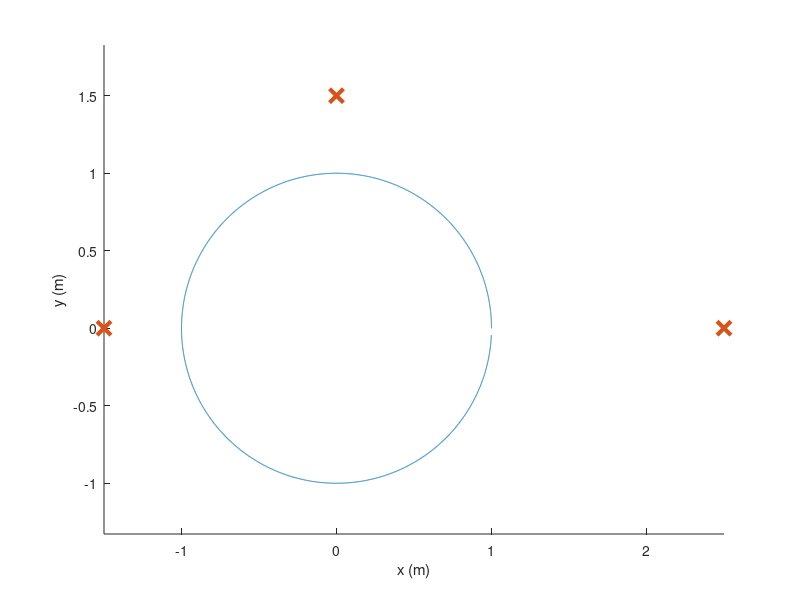
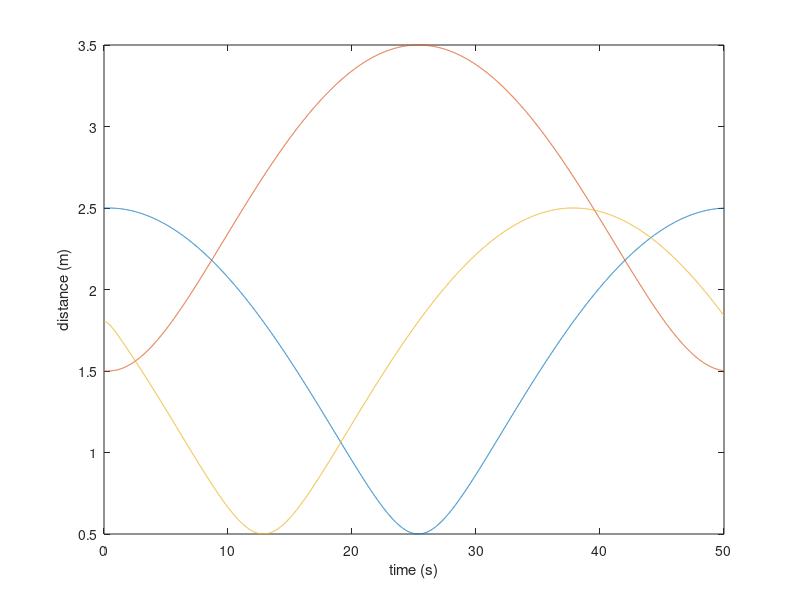

These charts were generated, in order, by the following MATLAB code: (Note: this script raises an error after producing the figures.)
clc;
clear all;
close all;

%% Scenario
dt = 1e-2;
duration = 50;
time = (0:dt:duration)';
N = length(time);

radius = 1;
omega = 2 * pi * tanh(2 * time) / duration;
velocity = radius * omega;
acceleration = gradient(velocity, dt);
angle = cumtrapz(dt, omega);
path = radius * [cos(angle) sin(angle)];
attitude = pi / 2 + angle;

anchors = [-1.5, 0.0;...
            2.5, 0.0;...
            0.0, 1.5];

figure; hold on; axis equal;
plot(path(:,1), path(:,2));
plot(anchors(:,1),anchors(:,2), 'x', 'MarkerSize',10,'LineWidth',3)
xlabel('x (m)')
ylabel('y (m)')

%% Distances
distance = pdist2(path, anchors);

figure;
plot(time,distance);
xlabel('time (s)');
ylabel('distance (m)')

%% Dead reckoning problem

x_sym = str2sym({'x'; 'y'; 'theta'; 'v'});
u_sym = str2sym({'a'; 'omega'});
vars_sym = [x_sym; u_sym];

f_sym = str2sym({ 
    'x + v * dt * cos(theta)';...
    'y + v * dt * sin(theta)';...
    'theta + omega * dt';...
    'v + a*dt';
    });

%% Linearization
A_sym = jacobian(f_sym, x_sym);
G_sym = jacobian(f_sym, u_sym);

% code generation
f_func = matlabFunction(subs(f_sym, 'dt', dt), 'Vars', {u_sym x_sym});
A_func = matlabFunction(subs(A_sym, 'dt', dt), 'Vars', {u_sym x_sym});
G_func = matlabFunction(subs(G_sym, 'dt', dt), 'Vars', {u_sym x_sym});

% Measurement
uwb_h = cell(height(anchors), 1);
for i= 1:size(anchors, 1)
    x_i = anchors(i, 1);
    y_i = anchors(i, 2);

    uwb_h{i} = ['norm([x - (' num2str(x_i) '), y - (' num2str(y_i) ')] )'];
end

h_sym = str2sym(['theta'; uwb_h]);
H_sym = jacobian(h_sym, x_sym);

h_func = matlabFunction(h_sym, 'Vars', {x_sym});
H_func = matlabFunction(H_sym, 'Vars', {x_sym});

%% Sensors

% odometry
Q =  diag([0.01, 0.005]);
u = [acceleration, omega] + mvnrnd(zeros(1, height(Q)), Q, N);

% measurement
R = blkdiag(0.1, 0.7 * eye(height(anchors)));
z = [attitude, distance] + mvnrnd(zeros(1, height(R)), R, N);

figure;
subplot(2,2,1); hold on;
title('acceleration')
plot(time,acceleration);
plot(time, u(:, 1), '.');

subplot(2,2,2); hold on;
title('angular velocity');
plot(time,omega);
plot(time, u(:,2), '.');

subplot(2,2,3); hold on;
title('attitude')
plot(time, attitude);
plot(time, z(:, 1), '.')

subplot(2,2,4); hold on;
title('distance');
plot(time,distance)
plot(time, z(:, 2:end), '.');

%% Filter (EKF)
x = zeros(height(x_sym), N);
x(:,1) = [0 0 z(1,1), 0];

P = zeros(height(x_sym), height(x_sym), N);
P(:,:,1) = diag([0, 0, R(1,1), 0]);

for i = 1:N-1
    % Prediction
    x(:, i + 1) = f_func(u(i, :)', x(:,i));
    A = A_func(u(i, :)', x(:, i));
    G = G_func(u(i, :)', x(:, i));

    P(:, :, i+1) = A * P(:, :, i) * A' + G * Q * G';

    % Update
    if mod(i, 50) == 0
        H = H_func(x(:, i+1));
        S = H * P(:, :, i+1) * H' + R;
        W = P(:, :, i+1) * H' / S;
        I = z(i, :)' - h_func(x(:, i+1));
    
        x(:, i+1) = x(:, i+1) + W*I;
        P(:, :, i+1) = P(:,:,i+1) - W * H * P(:, :, i+1);
    end
end


figure;
subplot(2,2,1);hold on; axis equal;
title('Path')
plot(path(:,1), path(:,2));
plot(x(1,:), x(2,:))

subplot(2,2,2); hold on;
title('Attitude')
plot(time, attitude)
plot(time, x(3,:))

subplot(2,2,[3 4]); hold on;
title('velocity')
plot(time, velocity)
plot(time, x(4,:))

figure;hold on;
title('Covariance')

for i =1:4
    plot(time, squeeze(P(i,i,:)))
end
legend({'x', 'y', 'theta', 'v'})

error_pos_x = path(:,1) - x(1,:)';
error_pos_y = path(:,2) - x(2,:)';

figure;
histogram(error_pos_x, 50)

figure;
histogram(error_pos_y, 50)




















